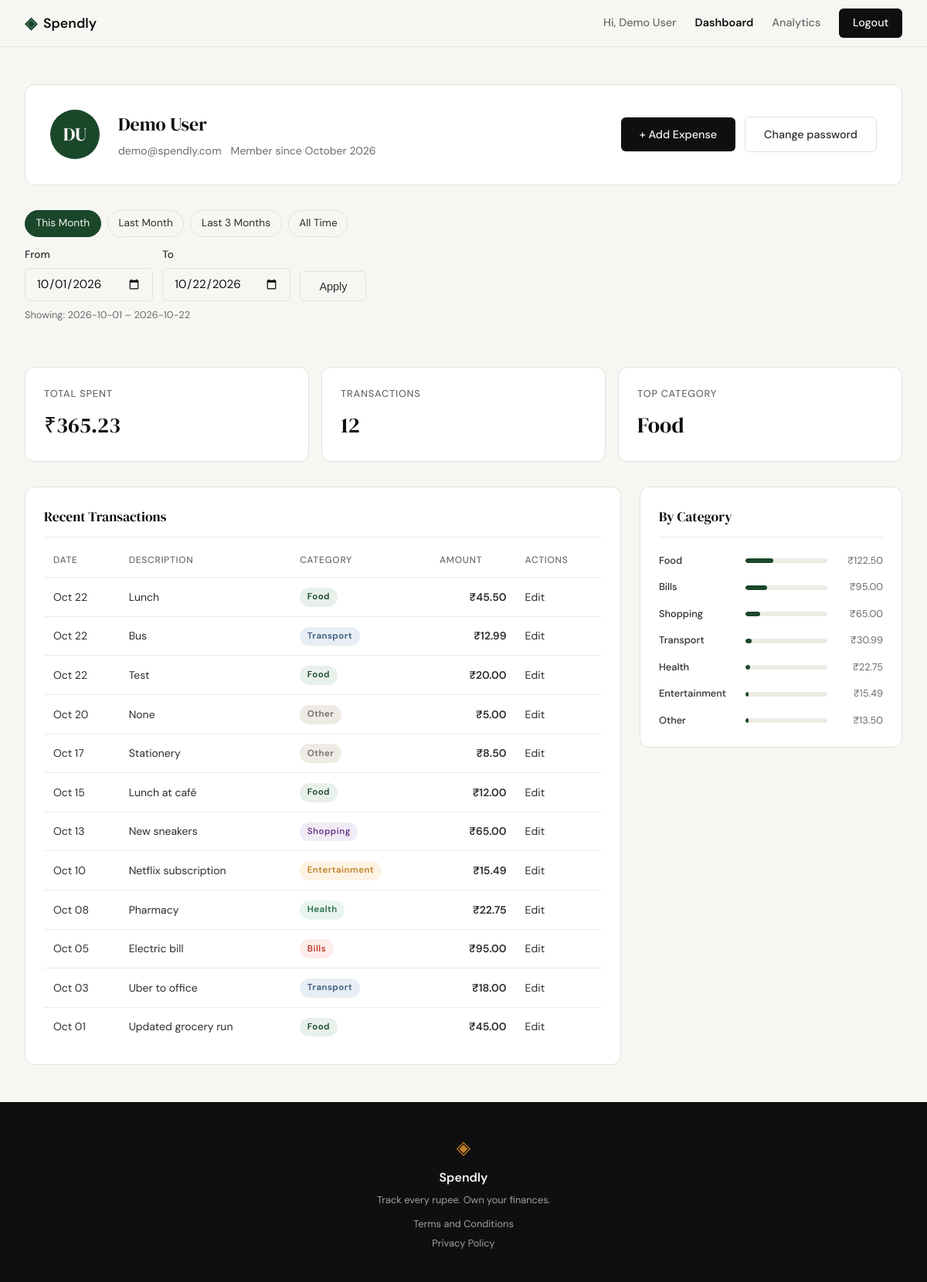
The page /profile?from=2026-10-01&to=2026-10-22 (signed in) on the database its author committed.
### tables this page shows
CREATE TABLE users (
                id            INTEGER PRIMARY KEY AUTOINCREMENT,
                name          TEXT    NOT NULL,
                email         TEXT    NOT NULL UNIQUE,
                password_hash TEXT    NOT NULL,
                created_at    TEXT    NOT NULL DEFAULT (datetime('now'))
            );

CREATE TABLE expenses (
                id          INTEGER PRIMARY KEY AUTOINCREMENT,
                user_id     INTEGER NOT NULL,
                amount      REAL    NOT NULL,
                category    TEXT    NOT NULL,
                date        TEXT    NOT NULL,
                description TEXT,
                created_at  TEXT    NOT NULL DEFAULT (datetime('now')),
                FOREIGN KEY (user_id) REFERENCES users(id) ON DELETE CASCADE
            );

### app.py (the view)
@app.route("/profile")
def profile():
    if not session.get("user_id"):
        flash("Please sign in to view your profile.")
        return redirect(url_for("login"))
    user_id = session["user_id"]
    user = get_user_by_id(user_id)
    if user is None:
        abort(404)
    created = datetime.strptime(user["created_at"][:10], "%Y-%m-%d")
    name = user["name"]
    initials = "".join(p[0].upper() for p in name.split()[:2])
    user_info = {
        "name":         name,
        "initials":     initials,
        "email":        user["email"],
        "member_since": created.strftime("%B %Y"),
    }
    date_from = _parse_date(request.args.get("from", "").strip())
    date_to   = _parse_date(request.args.get("to", "").strip())
    today          = date.today()
    month_start    = today.replace(day=1)
    last_month_end = month_start - timedelta(days=1)
    date_presets = [
        {"label": "This Month",    "date_from": month_start.isoformat(),                   "date_to": today.isoformat()},
        {"label": "Last Month",    "date_from": last_month_end.replace(day=1).isoformat(),  "date_to": last_month_end.isoformat()},
        {"label": "Last 3 Months", "date_from": (today - timedelta(days=90)).isoformat(),   "date_to": today.isoformat()},
    ]
    return render_template(
        "profile.html",
        user_info=user_info,
        stats=get_summary_stats(user_id, date_from=date_from, date_to=date_to),
        transactions=get_recent_transactions(user_id, date_from=date_from, date_to=date_to),
        categories=get_category_breakdown(user_id, date_from=date_from, date_to=date_to),
        filter_from=date_from or "",
        filter_to=date_to or "",
        date_presets=date_presets,
    )

### app.py (called while the page is built)
def _parse_date(s):
    try:
        datetime.strptime(s, "%Y-%m-%d")
        return s
    except (ValueError, TypeError):
        return None

### database/db.py (called while the page is built)
def get_db():
    conn = sqlite3.connect(DATABASE_PATH)
    conn.row_factory = sqlite3.Row
    conn.execute("PRAGMA foreign_keys = ON")
    return conn

### database/queries.py (called while the page is built)
def _date_where(user_id, date_from, date_to):
    clauses = ["user_id = ?"]
    params  = [user_id]
    if date_from:
        clauses.append("date >= ?")
        params.append(date_from)
    if date_to:
        clauses.append("date <= ?")
        params.append(date_to)
    return " AND ".join(clauses), params

def get_user_by_id(user_id):
    with get_db() as conn:
        return conn.execute(
            "SELECT * FROM users WHERE id = ?", (user_id,)
        ).fetchone()

def get_recent_transactions(user_id, date_from=None, date_to=None):
    where, params = _date_where(user_id, date_from, date_to)
    with get_db() as conn:
        rows = conn.execute(
            f"SELECT id, date, description, category, amount "
            f"FROM expenses WHERE {where} ORDER BY date DESC",
            params
        ).fetchall()
    result = []
    for r in rows:
        d = datetime.strptime(r["date"], "%Y-%m-%d")
        result.append({
            "id":          r["id"],
            "date":        d.strftime("%b %d"),
            "description": r["description"],
            "category":    r["category"],
            "amount":      f"₹{r['amount']:.2f}",
        })
    return result

def get_summary_stats(user_id, date_from=None, date_to=None):
    where, params = _date_where(user_id, date_from, date_to)
    with get_db() as conn:
        rows = conn.execute(
            f"SELECT amount, category FROM expenses WHERE {where}",
            params
        ).fetchall()
    if not rows:
        return {"total_spent": "₹0.00", "transaction_count": 0, "top_category": "—"}
    total = sum(r["amount"] for r in rows)
    cat_totals = {}
    for r in rows:
        cat_totals[r["category"]] = cat_totals.get(r["category"], 0) + r["amount"]
    top = max(cat_totals, key=cat_totals.get)
    return {
        "total_spent":       f"₹{total:.2f}",
        "transaction_count": len(rows),
        "top_category":      top,
    }

### templates/profile.html (shortened to what this page needs)
{% extends "base.html" %}
{% block content %}
<section class="profile-section">
    <div class="profile-inner">
        <div class="profile-header">
            <div class="profile-avatar">{{ user_info.initials }}</div>
            <div>
                <div class="profile-name">{{ user_info.name }}</div>
                <div class="profile-meta">
                    <span>{{ user_info.email }}</span>
                    <span>Member since {{ user_info.member_since }}</span>
                </div>
            </div>
            <div class="profile-actions">
                <a href="{{ url_for('add_expense') }}" class="btn-primary">+ Add Expense</a>
                <a href="#" class="btn-ghost">Change password</a>
            </div>
        </div>
        <div class="filter-bar">
            <div class="filter-presets">
                {% for preset in date_presets %}
                <a href="{{ url_for('profile', **{'from': preset.date_from, 'to': preset.date_to}) }}"
                   class="filter-pill{% if filter_from == preset.date_from and filter_to == preset.date_to %} active{% endif %}">
                    {{ preset.label }}
                </a>
                {% endfor %}
                <a href="{{ url_for('profile') }}"
                   class="filter-pill{% if not filter_from and not filter_to %} active{% endif %}">
                    All Time
                </a>
            </div>
            <form class="filter-custom" method="GET" action="{{ url_for('profile') }}">
                <div class="form-group">
                    <label for="filter-from">From</label>
                    <input type="date" id="filter-from" name="from" class="form-input" value="{{ filter_from }}">
                </div>
                <div class="form-group">
                    <label for="filter-to">To</label>
                    <input type="date" id="filter-to" name="to" class="form-input" value="{{ filter_to }}">
                </div>
                <button type="submit" class="btn-ghost">Apply</button>
            </form>
            <div class="filter-label">
                {% if filter_from or filter_to %}
                    Showing: {{ filter_from or "start" }} – {{ filter_to or "today" }}
                {% else %}
                    Showing: all time
                {% endif %}
            </div>
        </div>
        <div class="stats-row">
            <div class="stat-tile">
                <div class="stat-label">Total Spent</div>
                <div class="stat-value">{{ stats.total_spent }}</div>
            </div>
            <div class="stat-tile">
                <div class="stat-label">Transactions</div>
                <div class="stat-value">{{ stats.transaction_count }}</div>
            </div>
            <div class="stat-tile">
                <div class="stat-label">Top Category</div>
                <div class="stat-value">{{ stats.top_category }}</div>
            </div>
        </div>
        <div class="profile-grid">
            <div class="section-card">
                <div class="section-title">Recent Transactions</div>
                <table class="txn-table">
                    <thead>
                        <tr>
                            <th>Date</th>
                            <th>Description</th>
                            <th>Category</th>
                            <th>Amount</th>
                            <th>Actions</th>
                        </tr>
                    </thead>
                    <tbody>
                        {% for t in transactions %}
                        <tr>
                            <td>{{ t.date }}</td>
                            <td>{{ t.description }}</td>
                            <td><span class="badge badge-{{ t.category | lower }}">{{ t.category }}</span></td>
                            <td class="txn-amount">{{ t.amount }}</td>
                            <td><a href="{{ url_for('edit_expense', id=t.id) }}" class="txn-edit-link">Edit</a></td>
                        </tr>
                        {% endfor %}
                    </tbody>
                </table>
            </div>
            <div class="section-card">
                <div class="section-title">By Category</div>
                {% for c in categories %}
                <div class="cat-row">
                    <span class="cat-label">{{ c.name }}</span>
                    <div class="cat-bar-track">
                        <div class="cat-bar" style="width: {{ c.pct }}%"></div>
                    </div>
                    <span class="cat-amt">{{ c.amount }}</span>
                </div>
                {% endfor %}
            </div>
        </div>
    </div>
</section>
{% endblock %}

### templates/base.html (shortened to what this page needs)
<!DOCTYPE html>
<html lang="en">
<head>
    <link rel="stylesheet" href="{{ url_for('static', filename='css/style.css') }}">
</head>
<body>
    <nav class="navbar">
        <div class="nav-inner">
            <a href="{{ url_for('landing') }}" class="nav-brand">
                <span class="brand-icon">◈</span>
                <span class="brand-name">Spendly</span>
            </a>
            <div class="nav-links">
                {% if session.get('user_name') %}
                    <span class="nav-user">Hi, {{ session.user_name }}</span>
                    <a href="{{ url_for('profile') }}"
                       class="{% if request.endpoint == 'profile' %}nav-link-active{% endif %}">Dashboard</a>
                    <a href="{{ url_for('analytics') }}"
                       class="{% if request.endpoint == 'analytics' %}nav-link-active{% endif %}">Analytics</a>
                    <a href="{{ url_for('logout') }}" class="nav-cta">Logout</a>
                {% else %}
                    <a href="{{ url_for('login') }}">Sign in</a>
                    <a href="{{ url_for('register') }}" class="nav-cta">Get started</a>
                {% endif %}
            </div>
        </div>
    </nav>
    <main class="main-content">
        {% block content %}{% endblock %}
    </main>
    <footer class="footer">
        <div class="footer-inner">
            <span class="brand-icon">◈</span>
            <span class="footer-name">Spendly</span>
            <p class="footer-copy">Track every rupee. Own your finances.</p>
            <div class="footer-links">
                <a href="/terms">Terms and Conditions</a>
                <a href="/privacy">Privacy Policy</a>
            </div>
        </div>
    </footer>
</body>
</html>

### rows shown on the page
users: user_name "Demo User", name "Demo User", email "demo@spendly.com"
expenses: top_category "Food", date "Oct 01", description "Updated grocery run", category "Food", amount "₹45.00", name "Food", {{ c.pct }} 34 (drawn), amount "₹122.50"
expenses: date "Oct 22", description "Lunch", category "Food", amount "₹45.50"
expenses: date "Oct 22", description "Bus", category "Transport", amount "₹12.99"
expenses: date "Oct 22", description "Test", category "Food", amount "₹20.00"
expenses: date "Oct 20", description "None", category "Other", amount "₹5.00"
expenses: date "Oct 17", description "Stationery", category "Other", amount "₹8.50", name "Other", {{ c.pct }} 4 (drawn), amount "₹13.50"
expenses: date "Oct 15", description "Lunch at café", category "Food", amount "₹12.00"
expenses: date "Oct 13", description "New sneakers", category "Shopping", amount "₹65.00", name "Shopping", {{ c.pct }} 18 (drawn)
expenses: date "Oct 10", description "Netflix subscription", category "Entertainment", amount "₹15.49", name "Entertainment", {{ c.pct }} 4 (drawn)
expenses: date "Oct 08", description "Pharmacy", category "Health", amount "₹22.75", name "Health", {{ c.pct }} 6 (drawn)
expenses: date "Oct 05", description "Electric bill", category "Bills", amount "₹95.00", name "Bills", {{ c.pct }} 26 (drawn)
expenses: date "Oct 03", description "Uber to office", category "Transport", amount "₹18.00", name "Transport", {{ c.pct }} 8 (drawn), amount "₹30.99"

### other values the page prints
{{ user_info.initials }} "DU"
{{ user_info.member_since }} "October 2026"
{{ preset.label }} "This Month" "Last Month" "Last 3 Months"
{{ filter_from or "start" }} "2026-10-01"
{{ filter_to or "today" }} "2026-10-22"
{{ stats.total_spent }} "₹365.23"
{{ stats.transaction_count }} "12"
